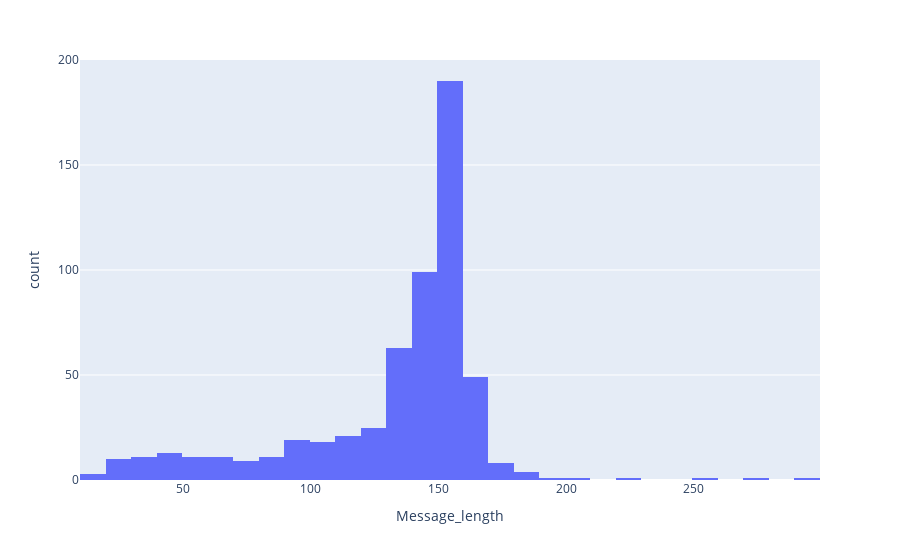

Notebook code for this chart:
### Markdown cell above
## Visuals

### Code cell
fig = px.histogram(df_special, x="Message_length")
fig.show()

### Figure 1 — Plotly figure (JSON) as saved in the notebook; plotly's stock layout.template omitted (floating-point values rounded to 4 significant figures; data arrays with more than 128 entries replaced by an {"elided": "..."} marker saying what was removed)
{"data": [{"alignmentgroup": "True", "bingroup": "x", "hovertemplate": "Message_length=%{x}<br>count=%{y}<extra></extra>", "legendgroup": "", "marker": {"color": "#636efa", "pattern": {"shape": ""}}, "name": "", "offsetgroup": "", "orientation": "v", "showlegend": false, "type": "histogram", "x": {"elided": "581 int values"}, "xaxis": "x", "yaxis": "y"}], "layout": {"barmode": "relative", "legend": {"tracegroupgap": 0}, "margin": {"t": 60}, "xaxis": {"anchor": "y", "domain": [0, 1], "title": {"text": "Message_length"}}, "yaxis": {"anchor": "x", "domain": [0, 1], "title": {"text": "count"}}}}
